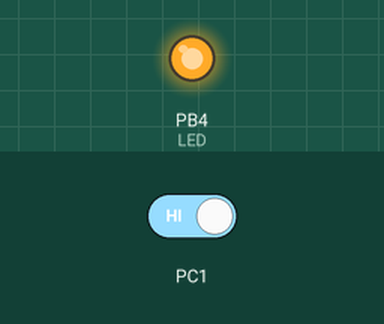
A program run on a simulated ATmega328P, built with avr-gcc and emulated at 16 MHz. Shown: output pins drawn as LEDs (lit = HIGH). Dashed ring = blinking. Inputs (shaded band) come from the test bench; at power-on: PC1 HIGH.

Above: at 1.2 s.
1.3 s: PC1 driven LOW
At 2.2 s:
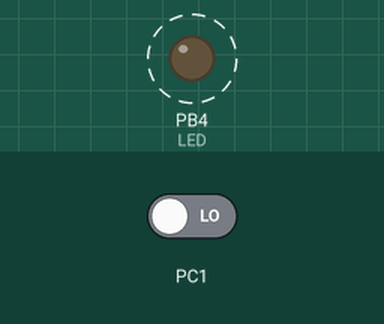
4.3 s: PC1 driven HIGH
At 6.1 s:
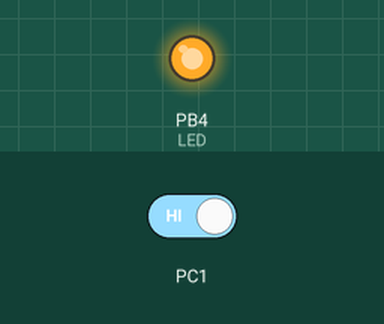
Timing chart, 0 to 7.6 s (numbered marks = the images above; inputs shaded):
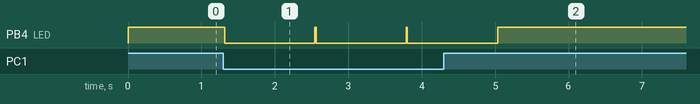

The program:

main.c
```c
/*
 * DA2C_1b.c
 *
 * Created: 3/19/2019 5:00:50 PM
 * Author : Francisco Mata carlos
 */


#define F_CPU 16000000UL /* clock runs at 16 MHz*/

#include <avr/io.h>
#include <util/delay.h>
#include <avr/interrupt.h>
int over_flow=0;

int main(void)
{

	DDRC &= (0<<2);
	PORTC |=(1<<2); //enable pull-up

    DDRB |= (1<<DDB4); // PB4 as output
	PORTB |=(1<<DDB4); // Set PB2 high to keep LED off
	                   // as the starting position
	TCCR0A = 0; // normal operation.
	TCNT0 = 0;   //start timer/counter

	TCCR0B |=(1<<CS02)|(1<<CS00);  // setting prescaler to 1024

	while (1)
   {


		if (!(PINC & (1<<PINC1))) //checking if pinc is high and complement
		{
			 while (1)
			{
				//wait for the overflow event
				while ((TIFR0 & 0X01)==0);
				TCNT0=0X00;  //resetting counter to zero
				TIFR0=0X01;  // reset the overflow flag

				over_flow++;  //increasing overflow counter

				// if overflow is less than or equal to 1 cycle the LED on PB4
				// turns off and stays off once it breaks
				if (over_flow<=1){
				PORTB = (1<<DDB4);
				break;
				}

				else{
				PORTB = (0<<DDB4);  // or turn off LED on PB4
				//break;
				}
				if (over_flow==76) {
					over_flow=0; //resetting overflow counter
				}
			}
		}

    //return 0;
    }
}
```

Measured:
- after the input at 1.3 s, PB4 (LED): alternates HIGH for 0.02 s and LOW for 1.2 s, starting at once
- after the input at 4.3 s, PB4 (LED): goes on until 5.0 s, then stays HIGH
